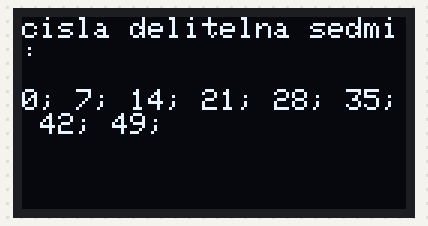
Simulated run of this program. Board: BBC micro:bit (MakeCode). On the bench: 128×64 one-colour display.

Above: at 0.1 s.

The program:

main.ts
```typescript
OLED.init(128, 64)
OLED.writeStringNewLine("cisla delitelna sedmi: ")
OLED.newLine()
for (let pořadí = 0; pořadí <= 50; pořadí++) {
    if (pořadí % 7 == 0) {
        OLED.writeNum(pořadí)
        OLED.writeString("; ")
    }
}
basic.forever(function () {

})
```

test.ts
```typescript
// Tady jsou testy. Při použití tohoto balíčku jako rozšíření nebude zkompilováno.
```
